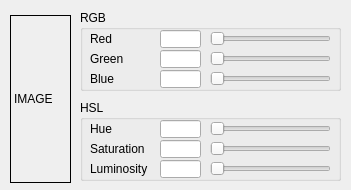
<?xml version="1.0" encoding="UTF-8"?>
<ui version="4.0">
 <class>CQDlgColor</class>
 <widget class="QDialog" name="CQDlgColor">
  <property name="geometry">
   <rect>
    <x>0</x>
    <y>0</y>
    <width>351</width>
    <height>190</height>
   </rect>
  </property>
  <property name="windowTitle">
   <string>Color Adjustment</string>
  </property>
  <property name="locale">
   <locale language="English" country="UnitedStates"/>
  </property>
  <widget class="QGroupBox" name="groupBox">
   <property name="geometry">
    <rect>
     <x>80</x>
     <y>10</y>
     <width>261</width>
     <height>81</height>
    </rect>
   </property>
   <property name="title">
    <string>RGB</string>
   </property>
   <property name="flat">
    <bool>true</bool>
   </property>
   <widget class="QLabel" name="label">
    <property name="geometry">
     <rect>
      <x>10</x>
      <y>20</y>
      <width>71</width>
      <height>18</height>
     </rect>
    </property>
    <property name="text">
     <string>Red</string>
    </property>
   </widget>
   <widget class="QLabel" name="label_2">
    <property name="geometry">
     <rect>
      <x>10</x>
      <y>40</y>
      <width>71</width>
      <height>18</height>
     </rect>
    </property>
    <property name="text">
     <string>Green</string>
    </property>
   </widget>
   <widget class="QLabel" name="label_3">
    <property name="geometry">
     <rect>
      <x>10</x>
      <y>60</y>
      <width>71</width>
      <height>18</height>
     </rect>
    </property>
    <property name="text">
     <string>Blue</string>
    </property>
   </widget>
   <widget class="QLineEdit" name="qqRedValue">
    <property name="geometry">
     <rect>
      <x>80</x>
      <y>20</y>
      <width>41</width>
      <height>18</height>
     </rect>
    </property>
   </widget>
   <widget class="QLineEdit" name="qqGreenValue">
    <property name="geometry">
     <rect>
      <x>80</x>
      <y>40</y>
      <width>41</width>
      <height>18</height>
     </rect>
    </property>
   </widget>
   <widget class="QLineEdit" name="qqBlueValue">
    <property name="geometry">
     <rect>
      <x>80</x>
      <y>60</y>
      <width>41</width>
      <height>18</height>
     </rect>
    </property>
   </widget>
   <widget class="QSlider" name="qqRedSlider">
    <property name="geometry">
     <rect>
      <x>130</x>
      <y>20</y>
      <width>121</width>
      <height>18</height>
     </rect>
    </property>
    <property name="maximum">
     <number>100</number>
    </property>
    <property name="orientation">
     <enum>Qt::Horizontal</enum>
    </property>
   </widget>
   <widget class="QSlider" name="qqGreenSlider">
    <property name="geometry">
     <rect>
      <x>130</x>
      <y>40</y>
      <width>121</width>
      <height>18</height>
     </rect>
    </property>
    <property name="maximum">
     <number>100</number>
    </property>
    <property name="orientation">
     <enum>Qt::Horizontal</enum>
    </property>
   </widget>
   <widget class="QSlider" name="qqBlueSlider">
    <property name="geometry">
     <rect>
      <x>130</x>
      <y>60</y>
      <width>121</width>
      <height>18</height>
     </rect>
    </property>
    <property name="maximum">
     <number>100</number>
    </property>
    <property name="orientation">
     <enum>Qt::Horizontal</enum>
    </property>
   </widget>
  </widget>
  <widget class="QGroupBox" name="groupBox_2">
   <property name="geometry">
    <rect>
     <x>80</x>
     <y>100</y>
     <width>261</width>
     <height>81</height>
    </rect>
   </property>
   <property name="title">
    <string>HSL</string>
   </property>
   <property name="flat">
    <bool>true</bool>
   </property>
   <widget class="QLabel" name="label_4">
    <property name="geometry">
     <rect>
      <x>10</x>
      <y>20</y>
      <width>71</width>
      <height>18</height>
     </rect>
    </property>
    <property name="text">
     <string>Hue</string>
    </property>
   </widget>
   <widget class="QLabel" name="label_5">
    <property name="geometry">
     <rect>
      <x>10</x>
      <y>40</y>
      <width>71</width>
      <height>18</height>
     </rect>
    </property>
    <property name="text">
     <string>Saturation</string>
    </property>
   </widget>
   <widget class="QLabel" name="label_6">
    <property name="geometry">
     <rect>
      <x>10</x>
      <y>60</y>
      <width>71</width>
      <height>18</height>
     </rect>
    </property>
    <property name="text">
     <string>Luminosity</string>
    </property>
   </widget>
   <widget class="QLineEdit" name="qqHueValue">
    <property name="geometry">
     <rect>
      <x>80</x>
      <y>20</y>
      <width>41</width>
      <height>18</height>
     </rect>
    </property>
   </widget>
   <widget class="QLineEdit" name="qqSaturationValue">
    <property name="geometry">
     <rect>
      <x>80</x>
      <y>40</y>
      <width>41</width>
      <height>18</height>
     </rect>
    </property>
   </widget>
   <widget class="QLineEdit" name="qqLuminosityValue">
    <property name="geometry">
     <rect>
      <x>80</x>
      <y>60</y>
      <width>41</width>
      <height>18</height>
     </rect>
    </property>
   </widget>
   <widget class="QSlider" name="qqHueSlider">
    <property name="geometry">
     <rect>
      <x>130</x>
      <y>20</y>
      <width>121</width>
      <height>18</height>
     </rect>
    </property>
    <property name="maximum">
     <number>100</number>
    </property>
    <property name="orientation">
     <enum>Qt::Horizontal</enum>
    </property>
   </widget>
   <widget class="QSlider" name="qqSaturationSlider">
    <property name="geometry">
     <rect>
      <x>130</x>
      <y>40</y>
      <width>121</width>
      <height>18</height>
     </rect>
    </property>
    <property name="maximum">
     <number>100</number>
    </property>
    <property name="orientation">
     <enum>Qt::Horizontal</enum>
    </property>
   </widget>
   <widget class="QSlider" name="qqLuminositySlider">
    <property name="geometry">
     <rect>
      <x>130</x>
      <y>60</y>
      <width>121</width>
      <height>18</height>
     </rect>
    </property>
    <property name="maximum">
     <number>100</number>
    </property>
    <property name="singleStep">
     <number>1</number>
    </property>
    <property name="orientation">
     <enum>Qt::Horizontal</enum>
    </property>
   </widget>
  </widget>
  <widget class="QLabel" name="qqImage">
   <property name="geometry">
    <rect>
     <x>10</x>
     <y>15</y>
     <width>61</width>
     <height>168</height>
    </rect>
   </property>
   <property name="frameShape">
    <enum>QFrame::Box</enum>
   </property>
   <property name="frameShadow">
    <enum>QFrame::Plain</enum>
   </property>
   <property name="lineWidth">
    <number>1</number>
   </property>
   <property name="text">
    <string>IMAGE</string>
   </property>
  </widget>
 </widget>
 <tabstops>
  <tabstop>qqRedValue</tabstop>
  <tabstop>qqRedSlider</tabstop>
  <tabstop>qqGreenValue</tabstop>
  <tabstop>qqGreenSlider</tabstop>
  <tabstop>qqBlueValue</tabstop>
  <tabstop>qqBlueSlider</tabstop>
  <tabstop>qqHueValue</tabstop>
  <tabstop>qqHueSlider</tabstop>
  <tabstop>qqSaturationValue</tabstop>
  <tabstop>qqSaturationSlider</tabstop>
  <tabstop>qqLuminosityValue</tabstop>
  <tabstop>qqLuminositySlider</tabstop>
 </tabstops>
 <resources/>
 <connections/>
</ui>
